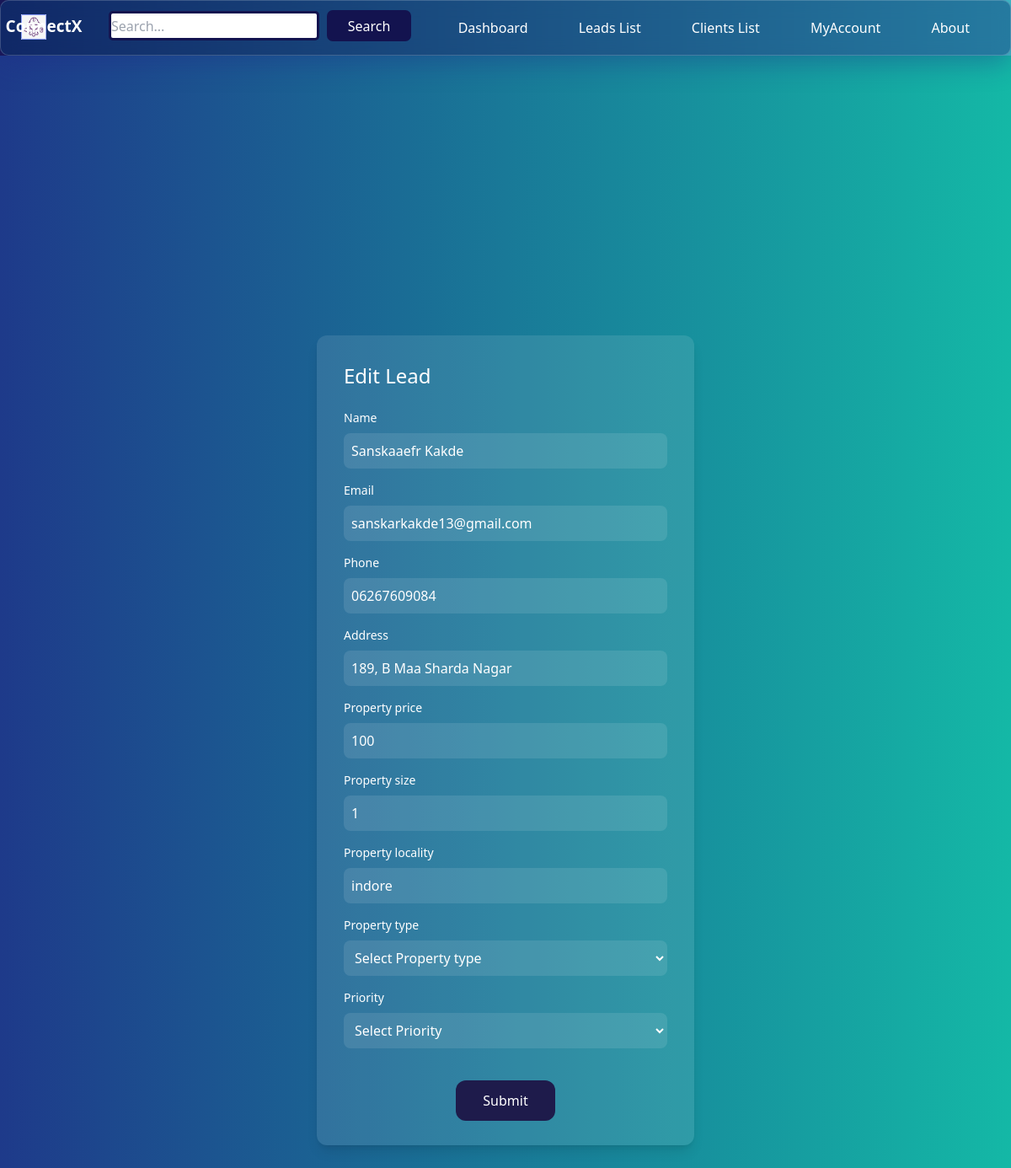
The app's page /dashboard/leads/21/edit/ (signed in) with its own data.
### leads/models.py (models this page shows, shortened)
class Lead(models.Model):
    LOW = 'low'
    MEDIUM = 'medium'
    HIGH = 'high'
    CHOICES_PRIORITY = (
        (LOW, 'Low'),
        (MEDIUM, 'Medium'),
        (HIGH, 'High'),
    )
    NEW = 'new'
    CONTACTED = 'contacted'
    WON = 'won'
    LOST = 'lost'
    CHOICES_STATUS = (
        (NEW, 'New'),
        (CONTACTED, 'Contacted'),
        (WON, 'Won'),
        (LOST, 'Lost'),
    )
    plot = 'plot'
    readyTomove = 'readyTomove'
    apartment = 'apartment'
    Property_type=(
        (plot, 'plot'),
        (readyTomove, 'readyTomove'),
        (apartment, 'apartment'),
    )
    team = models.ForeignKey(Team, related_name='leads', on_delete=models.CASCADE)
    name = models.CharField(max_length=255)
    email = models.EmailField()
    phone = models.CharField(max_length=11,default=' ')
    Address = models.TextField(max_length=50, default=' ',blank=False,null=False)
    property_price = models.IntegerField(default='00')
    property_size = models.CharField(max_length=25,default=' ')
    property_locality = models.CharField(max_length=25, default=' ')
    property_type = models.CharField(max_length=11, choices=Property_type, default=plot)
    priority = models.CharField(max_length=10, choices=CHOICES_PRIORITY, default=MEDIUM)
    status = models.CharField(max_length=10, choices=CHOICES_STATUS, default=NEW)
    converted_to_client = models.BooleanField(default=False)
    created_by = models.ForeignKey(User, related_name='leads', on_delete=models.CASCADE)
    created_at = models.DateTimeField(auto_now_add=True)
    modified_at = models.DateTimeField(auto_now=True)
    class Meta:
        ordering = ('name',)

### leads/views.py (the view)
# urls.py: path('<int:pk>/edit/', views.LeadUpdateView.as_view(), name='edit'),
class LeadUpdateView(LoginRequiredMixin, UpdateView):
    model = Lead
    fields = ('name', 'email', 'phone', 'Address', 'property_price', 'property_size', 'property_locality', 'property_type', 'priority')
    success_url = reverse_lazy('leads:list')
    def get_context_data(self, **kwargs):
        context = super().get_context_data(**kwargs)
        context['title'] = 'Edit Lead'
        return context
    def get_queryset(self):
        queryset = super(LeadUpdateView, self).get_queryset()
        team = self.request.user.userprofile.active_team
        return queryset.filter(team=team, pk=self.kwargs.get('pk'))

### teams/context_processors.py (called while the page is built)
def active_team(request):
    if request.user.is_authenticated:
        active_team = request.user.userprofile.get_active_team()
        if not active_team:
            active_team = Team.objects.filter(created_by=request.user)[0]
    else:
        active_team = None
    return {'active_team': active_team}

### userprofile/models.py (called while the page is built)
    def get_active_team(self):
        if self.active_team:
            return self.active_team
        else:
            return Team.objects.filter(members__in=[self.user.id]).first()

### leads/templates/leads/lead_form.html (shortened to what this page needs)
{% extends 'core/base.html' %}
{% block content %}
        <div class="min-h-screen flex items-center justify-center bg-gradient-to-r from-blue-900 to-teal-500 py-6 px-6">
            <div class="bg-white bg-opacity-10 rounded-xl p-8 shadow-lg max-w-md w-full text-white">
                <h1 class="text-2xl mb-6">{{ title }}</h1>
            <form method="post" action=".">
                {% for field in form %}
                    <div class="mb-4">
                        <label for="{{ field.id_for_label }}" class="block text-sm font-medium mb-2">{{ field.label }}</label>
                        {% if field.name == 'priority' or field.name == 'property_type' %}
                            <div class="relative">
                                <select name="{{ field.html_name }}" id="{{ field.auto_id }}" class="w-full p-2 rounded-lg border border-transparent focus:outline-none focus:border-white focus:border-opacity-20 bg-opacity-10 bg-white text-white placeholder-white placeholder-opacity-50" required>
                                    <option value="" disabled selected>Select {{ field.label }}</option>
                                </select>
                                <div class="absolute inset-y-0 right-0 flex items-center pr-2 pointer-events-none">
                                </div>
                            </div>
                        {% else %}
                            <input type="text" name="{{ field.html_name }}" id="{{ field.auto_id }}" class="w-full p-2 rounded-lg border border-transparent focus:outline-none focus:border-white focus:border-opacity-20 bg-opacity-10 bg-white placeholder-white placeholder-opacity-50" value="{{ field.value|default:'' }}" required/>
                        {% endif %}
                    </div>
                {% endfor %}
                <br>
                <div style="display: flex; justify-content: center; align-items: center; height: 32pt;">
                    <button class="py-3 px-8 bg-indigo-950 text-white
                    rounded-xl hover:bg-blue-900 hover:font-bold">Submit</button>
                </div>
            </form>
        </div>
    </div>
{% endblock %}

### core/templates/core/base.html (style rules this page uses)
body { background: #191654; background: -webkit-linear-gradient(to left, #43bbc6,#191654); background: linear-gradient(to left,#43bbc6,#191654); }

### records on screen
Lead: name "Sanskaaefr Kakde" "sanskarkakde13@gmail.com" "06267609084" "189, B Maa Sharda Nagar" "indore"

### other values on screen
{{ title }} "Edit Lead"
{{ field.label }} "Name" "Email" "Phone" "Address" "Property price" "Property size" "Property locality" "Property type" "Priority"
